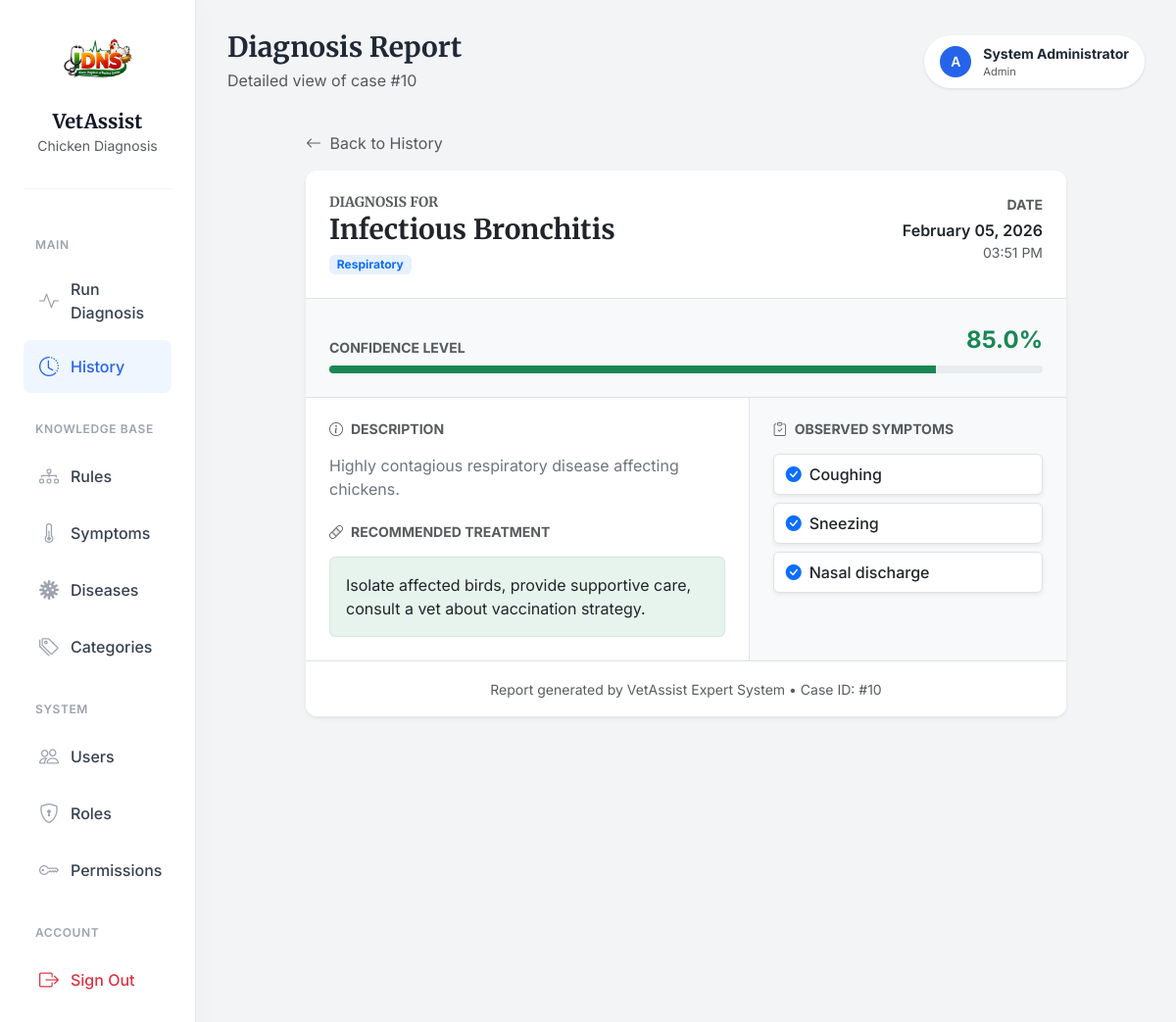
Page /expert-system/cases/10 (signed in) on the committed database.
### app/models/expert_system.py (models this page shows, shortened)
class Case(db.Model):
    __tablename__ = "tbl_cases"
    id = db.Column(db.Integer, db.Sequence('seq_cases_id'), primary_key=True)
    user_id = db.Column(db.Integer, db.ForeignKey("tbl_users.id"))
    disease_id = db.Column(db.Integer, db.ForeignKey("tbl_diseases.id"))
    confidence = db.Column(db.Float)
    created_at = db.Column(db.DateTime, default=datetime.utcnow, nullable=False)
    symptoms = db.relationship(
        "Symptom",
        secondary=tbl_cases_symptoms,
        back_populates="cases",
    )
    disease = db.relationship("Disease", back_populates="cases")
    user = db.relationship("UserTable")

class Disease(db.Model):
    __tablename__ = "tbl_diseases"
    id = db.Column(db.Integer, db.Sequence('seq_diseases_id'), primary_key=True)
    name = db.Column(db.String(120), unique=True, nullable=False)
    description = db.Column(db.String(255), nullable=False)
    treatment = db.Column(db.String(255), nullable=False)
    category_id = db.Column(db.Integer, db.ForeignKey("tbl_categories.id"))
    created_at = db.Column(db.DateTime, default=datetime.utcnow, nullable=False)
    category = db.relationship("Category", back_populates="diseases")
    rules = db.relationship("Rule", back_populates="disease", cascade="all, delete-orphan")
    cases = db.relationship("Case", back_populates="disease")

class Category(db.Model):
    __tablename__ = "tbl_categories"
    id = db.Column(db.Integer, db.Sequence('seq_categories_id'), primary_key=True)
    name = db.Column(db.String(120), unique=True, nullable=False)
    description = db.Column(db.String(255))
    created_at = db.Column(db.DateTime, default=datetime.utcnow, nullable=False)
    diseases = db.relationship("Disease", back_populates="category")

class Symptom(db.Model):
    __tablename__ = "tbl_symptoms"
    id = db.Column(db.Integer, db.Sequence('seq_symptoms_id'), primary_key=True)
    name = db.Column(db.String(120), unique=True, nullable=False)
    description = db.Column(db.String(255))
    created_at = db.Column(db.DateTime, default=datetime.utcnow, nullable=False)
    cases = db.relationship(
        "Case",
        secondary=tbl_cases_symptoms,
        back_populates="symptoms",
    )
    rules = db.relationship(
        "Rule",
        secondary=tbl_rules_symptoms,
        back_populates="symptoms",
    )

### app/models/user.py (models this page shows, shortened)
class UserTable(UserMixin, db.Model):
    __tablename__ = "tbl_users"
    id = db.Column(db.Integer, db.Sequence('seq_users_id'), primary_key=True)
    username = db.Column(db.String(80), unique=True, nullable=False)
    email = db.Column(db.String(120), unique=True, nullable=False)
    full_name = db.Column(db.String(120), nullable=False)
    is_active = db.Column(db.Boolean, default=True, nullable=False)
    password_hash = db.Column(db.String(255), nullable=False)
    created_at = db.Column(db.DateTime, default=datetime.utcnow, nullable=False)
    updated_at = db.Column(db.DateTime, default=datetime.utcnow, onupdate=datetime.utcnow, nullable=False)
    roles = db.relationship("RoleTable", secondary=tbl_user_roles, back_populates="users")
    def has_role(self, role_name: str) -> bool:
        return any(role.name == role_name for role in self.roles)
    def get_permission_codes(self) -> set[str]:
        return {perm.code for role in self.roles for perm in role.permissions}
    def has_permission(self, permission_code: str) -> bool:
        return permission_code in self.get_permission_codes()

### app/models/role.py (models this page shows, shortened)
class RoleTable(db.Model):
    __tablename__= "tbl_roles"
    id = db.Column(db.Integer, db.Sequence('seq_roles_id'), primary_key=True)
    name = db.Column(db.String(80), unique=True, nullable=False)
    description = db.Column(db.String(255))
    created_at = db.Column(db.DateTime, default=datetime.utcnow, nullable=False)
    updated_at = db.Column(db.DateTime, default=datetime.utcnow, onupdate=datetime.utcnow, nullable=False)
    users = db.relationship("UserTable", secondary=tbl_user_roles,back_populates="roles" )
    permissions = db.relationship("PermissionTable", secondary=tbl_role_permissions, back_populates="roles")

### app/routes/expert_system.py (the view)
@expert_system_bp.route("/cases/<int:case_id>")
@login_required
@require_permission("view_cases")
def cases_detail(case_id: int):
    case = CaseService.get_by_id(case_id)
    if case is None:
        abort(404)
    if not (current_user.has_role("Admin") or current_user.has_role("Doctor")):
        if case.user_id != current_user.id:
            abort(403)
    return render_template("expert_system/cases/detail.html", case=case)

### app/templates/expert_system/cases/detail.html (shortened to what this page needs)
{% extends "layouts/base.html" %}
{% block page_title %}Diagnosis Report{% endblock %}
{% block page_subtitle %}Detailed view of case #{{ case.id }}{% endblock %}
{% block content %}
<div class="row justify-content-center">
    <div class="col-lg-10">
        <div class="mb-3">
            <a href="{{ url_for('expert_system.cases_index') }}" class="text-decoration-none text-muted">
                <i class="bi bi-arrow-left me-1"></i> Back to History
            </a>
        </div>
        <div class="card border-0 shadow-sm overflow-hidden">
            <div class="card-header bg-white border-bottom p-4">
                <div class="d-flex justify-content-between align-items-start">
                    <div>
                        <h5 class="text-uppercase text-muted small fw-bold mb-1">Diagnosis For</h5>
                        <h3 class="fw-bold text-dark mb-0">{{ case.disease.name }}</h3>
                        <span class="badge bg-primary bg-opacity-10 text-primary mt-2">{{ case.disease.category.name }}</span>
                    </div>
                    <div class="text-end">
                        <div class="text-uppercase text-muted small fw-bold mb-1">Date</div>
                        <div class="fw-semibold">{{ case.created_at.strftime('%B %d, %Y') }}</div>
                        <div class="small text-muted">{{ case.created_at.strftime('%I:%M %p') }}</div>
                    </div>
                </div>
            </div>
            <div class="card-body p-0">
                <div class="bg-light p-4 border-bottom">
                    <div class="d-flex justify-content-between align-items-end mb-2">
                        <span class="fw-bold text-muted text-uppercase small">Confidence Level</span>
                        <span class="fw-bold fs-4 {% if case.confidence > 80 %}text-success{% elif case.confidence > 50 %}text-warning{% else %}text-danger{% endif %}">
                            {{ case.confidence }}%
                        </span>
                    </div>
                    <div class="progress" style="height: 8px;">
                        <div class="progress-bar {% if case.confidence > 80 %}bg-success{% elif case.confidence > 50 %}bg-warning{% else %}bg-danger{% endif %}"
                             role="progressbar"
                             style="width: {{ case.confidence }}%"
                             aria-valuenow="{{ case.confidence }}"
                             aria-valuemin="0"
                             aria-valuemax="100"></div>
                    </div>
                </div>
                <div class="row g-0">
                    <div class="col-md-7 p-4 border-end">
                        <div class="mb-4">
                            <h6 class="fw-bold text-uppercase text-muted small mb-3">
                                <i class="bi bi-info-circle me-2"></i>Description
                            </h6>
                            <p class="text-secondary">{{ case.disease.description }}</p>
                        </div>
                        <div>
                            <h6 class="fw-bold text-uppercase text-muted small mb-3">
                                <i class="bi bi-bandaid me-2"></i>Recommended Treatment
                            </h6>
                            <div class="p-3 bg-success bg-opacity-10 rounded border border-success border-opacity-10">
                                <p class="mb-0 text-dark">{{ case.disease.treatment }}</p>
                            </div>
                        </div>
                    </div>
                    <div class="col-md-5 p-4 bg-light">
                        <h6 class="fw-bold text-uppercase text-muted small mb-3">
                            <i class="bi bi-clipboard-check me-2"></i>Observed Symptoms
                        </h6>
                        <div class="d-flex flex-column gap-2">
                            {% for symptom in case.symptoms %}
                            <div class="d-flex align-items-center bg-white p-2 rounded border shadow-sm">
                                <i class="bi bi-check-circle-fill text-primary me-2 ms-1"></i>
                                <span class="fw-medium">{{ symptom.name }}</span>
                            </div>
                            {% endfor %}
                        </div>
                    </div>
                </div>
            </div>
            <div class="card-footer bg-white p-3 text-center border-top">
                <small class="text-muted">
                    Report generated by VetAssist Expert System • Case ID: #{{ case.id }}
                </small>
            </div>
        </div>
    </div>
</div>
{% endblock %}

### app/templates/layouts/base.html (shortened to what this page needs)
<!DOCTYPE html>
<html lang="en">
<head>
    <link href="https://cdn.jsdelivr.net/npm/bootstrap@5.3.0/dist/css/bootstrap.min.css" rel="stylesheet">
    <link rel="stylesheet" href="https://cdn.jsdelivr.net/npm/bootstrap-icons@1.11.3/font/bootstrap-icons.min.css">
</head>
<body>
    <div class="container-fluid">
        <div class="row">
            {% block sidebar %}
            <nav class="col-md-3 col-lg-2 d-md-block sidebar collapse" id="sidebarMenu">
                <div class="brand-section">
                    <img src="{{ url_for('static', filename='images/logo1.png') }}" alt="VetAssist Logo" class="brand-logo">
                    <h5 class="brand-font fw-bold mb-0">VetAssist</h5>
                    <small class="text-muted">Chicken Diagnosis</small>
                </div>
                <div class="position-sticky pt-2">
                    {% if current_user.is_authenticated %}
                        <div class="nav-section-label">Main</div>
                        <ul class="nav flex-column">
                            <li class="nav-item">
                                <a class="nav-link {% if 'expert_system.diagnose' in request.endpoint %}active{% endif %}" href="{{ url_for('expert_system.diagnose') }}">
                                    <i class="bi bi-activity"></i>
                                    Run Diagnosis
                                </a>
                            </li>
                            <li class="nav-item">
                                <a class="nav-link {% if 'expert_system.cases' in request.endpoint %}active{% endif %}" href="{{ url_for('expert_system.cases_index') }}">
                                    <i class="bi bi-clock-history"></i> History
                                </a>
                            </li>
                        </ul>
                        {% if current_user.has_role('Admin') or current_user.has_role('Doctor') %}
                        <div class="nav-section-label">Knowledge Base</div>
                        <ul class="nav flex-column">
                            <li class="nav-item">
                                <a class="nav-link {% if 'expert_system.rules' in request.endpoint %}active{% endif %}" href="{{ url_for('expert_system.rules_index') }}">
                                    <i class="bi bi-diagram-3"></i> Rules
                                </a>
                            </li>
                            <li class="nav-item">
                                <a class="nav-link {% if 'expert_system.symptoms' in request.endpoint %}active{% endif %}" href="{{ url_for('expert_system.symptoms_index') }}">
                                    <i class="bi bi-thermometer-half"></i> Symptoms
                                </a>
                            </li>
                            <li class="nav-item">
                                <a class="nav-link {% if 'expert_system.diseases' in request.endpoint %}active{% endif %}" href="{{ url_for('expert_system.diseases_index') }}">
                                    <i class="bi bi-virus"></i> Diseases
                                </a>
                            </li>
                            <li class="nav-item">
                                <a class="nav-link {% if 'expert_system.categories' in request.endpoint %}active{% endif %}" href="{{ url_for('expert_system.categories_index') }}">
                                    <i class="bi bi-tags"></i> Categories
                                </a>
                            </li>
                        </ul>
                        {% endif %}
                        {% if current_user.has_role('Admin') %}
                        <div class="nav-section-label">System</div>
                        <ul class="nav flex-column">
                            <li class="nav-item">
                                <a class="nav-link {% if 'tbl_users' in request.endpoint %}active{% endif %}" href="{{ url_for('tbl_users.index') }}">
                                    <i class="bi bi-people"></i> Users
                                </a>
                            </li>
                            <li class="nav-item">
                                <a class="nav-link {% if 'tbl_roles' in request.endpoint %}active{% endif %}" href="{{ url_for('tbl_roles.index') }}">
                                    <i class="bi bi-shield-lock"></i> Roles
                                </a>
                            </li>
                            <li class="nav-item">
                                <a class="nav-link {% if 'tbl_permissions' in request.endpoint %}active{% endif %}" href="{{ url_for('tbl_permissions.index') }}">
                                    <i class="bi bi-key"></i> Permissions
                                </a>
                            </li>
                        </ul>
                        {% endif %}
                        <div class="nav-section-label">Account</div>
                        <ul class="nav flex-column mb-4">
                            <li class="nav-item">
                                <a class="nav-link text-danger" href="{{ url_for('auth.logout') }}">
                                    <i class="bi bi-box-arrow-right text-danger"></i> Sign Out
                                </a>
                            </li>
                        </ul>
                    {% endif %}
                </div>
            </nav>
            {% endblock %}
            <main class="{% block main_class %}col-md-9 ms-sm-auto col-lg-10{% endblock %} content-wrapper">
                <div class="page-header">
                    <div>
                        <h2 class="h3 fw-bold mb-1">{% block page_title %}{% endblock %}</h2>
                        <p class="text-muted mb-0">{% block page_subtitle %}{% endblock %}</p>
                    </div>
                    {% if current_user.is_authenticated %}
                    <div class="user-profile">
                        <div class="user-avatar">
                            {{ current_user.username[0] | upper }}
                        </div>
                        <div class="d-none d-sm-block">
                            <div class="fw-bold small">{{ current_user.full_name }}</div>
                            <div class="text-muted" style="font-size: 0.7rem;">{{ current_user.roles[0].name if current_user.roles else 'User' }}</div>
                        </div>
                    </div>
                    {% endif %}
                </div>
                {% block content %}{% endblock %}
            </main>
        </div>
    </div>
</body>
</html>

### rows in the picture
Case: id "10", created_at "February 05, 2026", created_at "03:51 PM", confidence "85.0"
UserTable: username "A", full_name "System Administrator"
RoleTable: name "Admin"
Disease: disease.name "Infectious Bronchitis", disease.description "Highly contagious respiratory disease affecting chickens.", disease.treatment "Isolate affected birds, provide supportive care, consult a vet about vaccination strategy."
Category: disease.category.name "Respiratory"
Symptom: name "Coughing"
Symptom: name "Sneezing"
Symptom: name "Nasal discharge"
